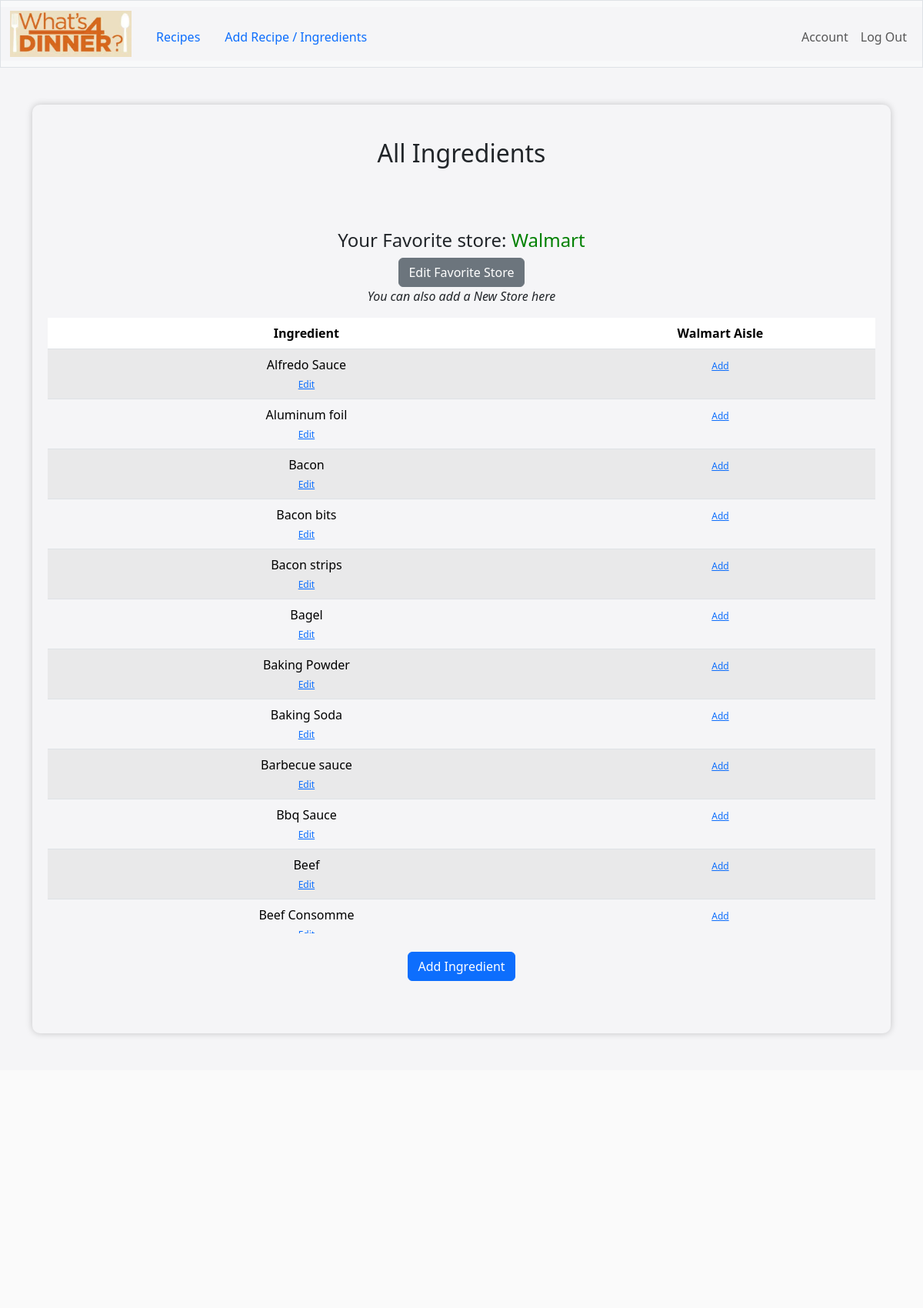
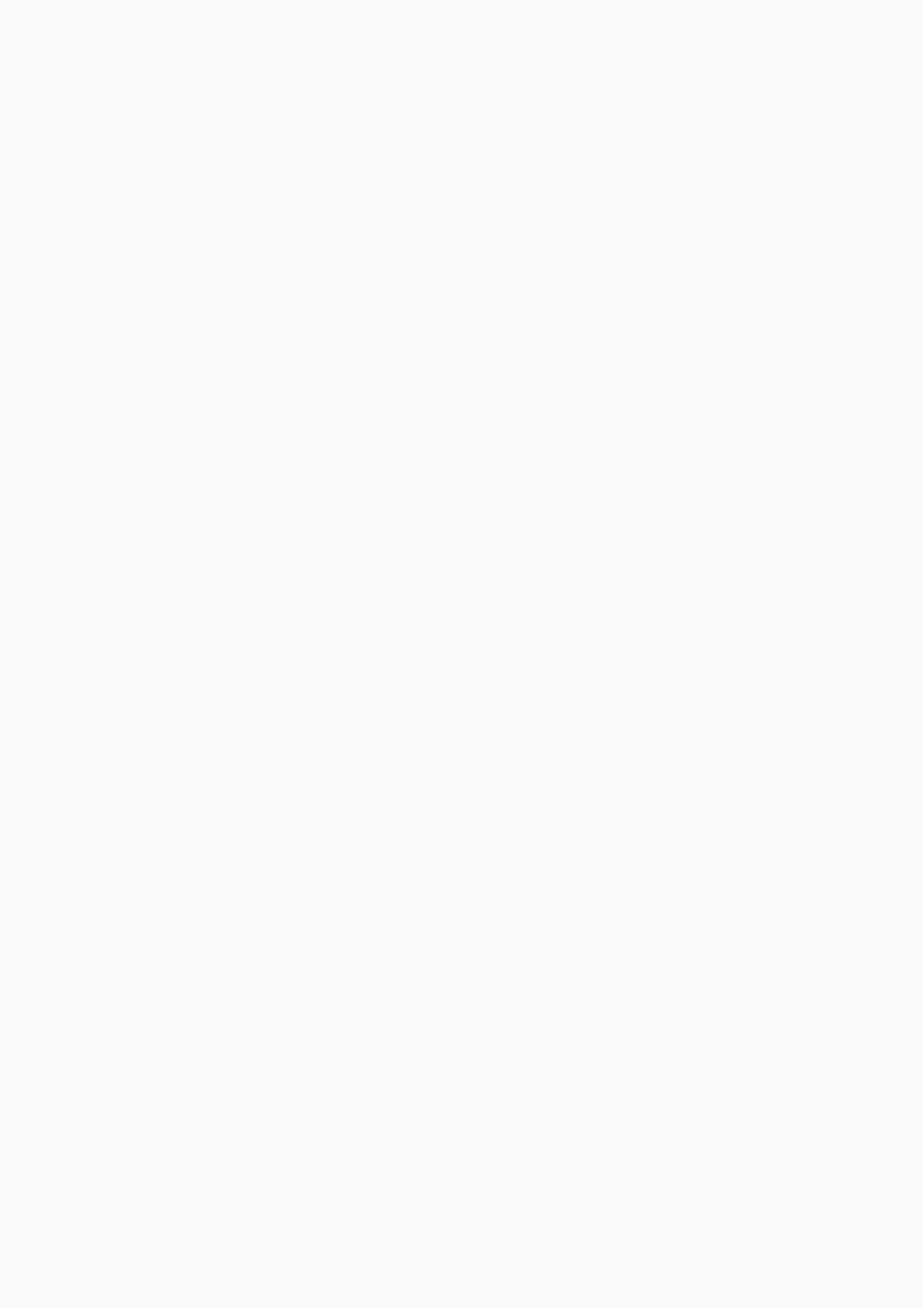
The page /ingredients (signed in, upper part) on the database its author committed (2 pictures, top to bottom).
### tables this page shows
CREATE TABLE stores (name TEXT);

CREATE TABLE "ingredients" (
    ingredient_id INTEGER PRIMARY KEY,
    name TEXT UNIQUE
);

### app.py (the view)
@app.route("/ingredients", methods=["GET", "POST"])
@login_required
def ingredients():
    today = date.today().strftime('%m-%d-%Y')
    user_id = session["user_id"]
    form_type = request.form.get("form_type")
    fav_store_result = db.execute("SELECT store FROM fav_store WHERE user_id = ?", user_id)
    fav_store = fav_store_result[0]['store'] if fav_store_result else "Walmart"
    all_ingredients = db.execute("SELECT * FROM ingredients ORDER BY name")
    ingredients_on_hand = db.execute("SELECT * FROM on_hand WHERE user_id = ?", user_id)
    stores = db.execute("SELECT name FROM stores")
    aisle_column = f"{fav_store.lower()}_aisle"
    for ingredient in all_ingredients:
        aisle_info = db.execute("SELECT {} FROM aisles WHERE user_id = ? AND ingredient_id = ?".format(aisle_column), user_id, ingredient['ingredient_id'])
        ingredient[aisle_column] = aisle_info[0][aisle_column] if aisle_info else None
    if request.method == "POST":
        if 'ingredient_name' in request.form:
            ingredient_name = request.form.get("ingredient_name").title()
            if not ingredient_name:
                flash("Ingredient name required", "error")
                return redirect("/add_recipe")
            i_existing = db.execute("SELECT * FROM Ingredients WHERE name = ?", ingredient_name)
            if i_existing:
                flash("Ingredient already exists", "error")
                return redirect("/ingredients")
            else:
                db.execute("INSERT OR REPLACE INTO Ingredients (name) VALUES (?)", ingredient_name)
                flash("New Ingredient Added", "success")
            return redirect("/ingredients")
        if form_type == "fav_store":
                store_name = request.form.get("store_name")
                new_store = request.form.get("new_store")
                if new_store:
                    exists = db.execute("SELECT * FROM stores WHERE name = ?", new_store)
                    if exists:
                        flash("Store already exists", "error")
                        return redirect("/ingredients")
                    else:
                        db.execute("INSERT OR REPLACE INTO stores (name) VALUES (?)", new_store)
                        new_aisle_column = f"{new_store.lower()}_aisle"
                        alter_query = f"ALTER TABLE ingredients ADD COLUMN {new_aisle_column} TEXT"
                        db.execute(alter_query)
                    store_name = new_store
                    session['selected_store'] = store_name
                db.execute("INSERT OR REPLACE INTO fav_store (user_id, store) VALUES (?, ?)", user_id, store_name)
                session['selected_store'] = store_name
                aisle_column = f"{store_name.lower()}_aisle"
                for ingredient in all_ingredients:
                    aisle_info = db.execute("SELECT {} FROM aisles WHERE user_id = ? AND ingredient_id = ?".format(aisle_column), user_id, ingredient['ingredient_id'])
                    ingredient[aisle_column] = aisle_info[0][aisle_column] if aisle_info else None
                flash("Favorite Store Updated", "success")
                return redirect("/ingredients")
    else:
        return render_template("ingredients.html", all_ingredients=all_ingredients, ingredients_on_hand=ingredients_on_hand, fav_store=fav_store, stores=stores)

### app.py (called while the page is built)
@app.after_request
def after_request(response):
    response.headers["Cache-Control"] = "no-cache, no-store, must-revalidate"
    response.headers["Expires"] = 0
    response.headers["Pragma"] = "no-cache"
    return response

### helpers.py (called while the page is built)
def login_required(f):
    @wraps(f)
    def decorated_function(*args, **kwargs):
        if session.get("user_id") is None:
            return redirect("/login")
        return f(*args, **kwargs)
    return decorated_function

### templates/ingredients.html (shortened to what this page needs)
{% extends "layout.html" %}
{% block main %}
<br>
<h2>All Ingredients</h2>
<br>
<br>
<br>
<div class="favorite-store-section">
  {% if fav_store %}
      <h4>Your Favorite store: <span style="color: green;">{{ fav_store }}</span></h4>
      <button type="button" class="btn btn-secondary" data-toggle="modal" data-target="#favoriteStoreModal">
          Edit Favorite Store
      </button>
      <p><em>You can also add a New Store here</em></p>
  {% else %}
      <button type="button" class="btn btn-primary" data-toggle="modal" data-target="#favoriteStoreModal">
          Select Favorite Store
      </button>
  {% endif %}
</div>
<div id="onhand" class="table-responsive" style="max-height: 800px; overflow-y: auto;">
  <table class="table table-striped">
      <thead>
          <tr>
              <th scope="col">Ingredient</th>
              <th>{{ fav_store | capitalize }} Aisle</th>
          </tr>
      </thead>
      <tbody>
          {% for ingredient in all_ingredients %}
              <tr>
                  <td>
                      <span>{{ ingredient['name'] }}</span>
                      <br>
                      <button type="button" class="btn btn-link btn-sm" data-toggle="modal" data-target="#ingredientModal" style="padding-top: 0;" onclick="prepareModal('/edit_ingredient/{{ ingredient['ingredient_id'] }}', '', {{ ingredient['ingredient_id'] }}, '{{ ingredient['name'] }}')">Edit</button>
                    </td>
                  <td>
                    {% set aisle_column = (fav_store | lower) ~ '_aisle' %}
                    {% if ingredient[aisle_column] %}
                        <span>{{ ingredient[aisle_column] }}</span>
                        <br>
                        <button type="button" class="btn btn-link btn-sm" data-toggle="modal" data-target="#aisleModal" style="padding-top: 0;" onclick="prepareModal('/add_aisle/{{ ingredient['ingredient_id'] }}', '{{ aisle_column }}', {{ ingredient['ingredient_id'] }}, '{{ ingredient['name'] }}')">Edit</button>
                    {% else %}
                    <button type="button" class="btn btn-link btn-sm" data-toggle="modal" data-target="#aisleModal" style="padding-top: 0;" onclick="prepareModal('/add_aisle/{{ ingredient['ingredient_id'] }}', '{{ aisle_column }}', {{ ingredient['ingredient_id'] }}, '{{ ingredient['name'] }}')">Add</button>
                    {% endif %}
                  </td>
              </tr>
          {% endfor %}
      </tbody>
  </table>
</div>
<br>
<div><button type="button" class="btn btn-primary" data-toggle="modal" data-target="#addIngredientModal">Add Ingredient</button></div>
    <br>
    <br>
    {% endblock %}

### static/styles.css (style rules this page uses)
.btn.btn-link.btn-sm { font-size: 12px; padding: 0; line-height: 1; }
table { table-layout: auto; width: 100%; background-color: #f5f5f7; }
.table-striped { background-color: #f5f5f7; }
.table-striped tr { background-color: #f5f5f7; }
.table-striped td { background-color: #f5f5f7; }

### rows shown on the page
stores: name "Walmart"
ingredients: name "Alfredo Sauce"
ingredients: name "Aluminum foil"
ingredients: name "Bacon"
ingredients: name "Bacon bits"
ingredients: name "Bacon strips"
ingredients: name "Bagel"
ingredients: name "Baking Powder"
ingredients: name "Baking Soda"
ingredients: name "Barbecue sauce"
ingredients: name "Bbq Sauce"
ingredients: name "Beef"
ingredients: name "Beef Consomme"
